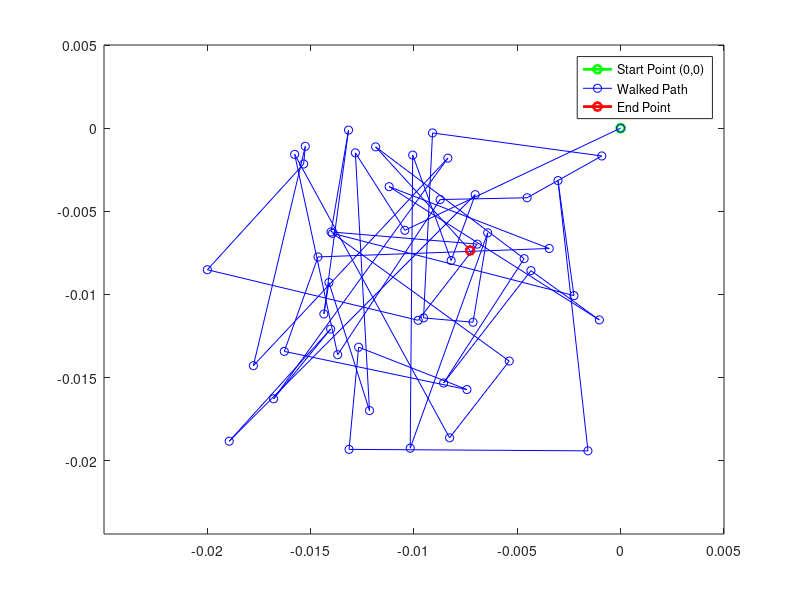

The MATLAB source for this figure:
%% Simulate Random Walk for 1 Particle that Starts at Origin in 2D

START_TIME        = 0; %sec
STOP_TIME         = 10; %sec
movements_per_sec = 5;
numberOfSteps = (STOP_TIME-START_TIME)*movements_per_sec;

rand_x_steps = 0.02*(rand((STOP_TIME-START_TIME)*movements_per_sec)-1);
rand_y_steps = 0.02*(rand((STOP_TIME-START_TIME)*movements_per_sec)-1);

particle_location = zeros(numberOfSteps,2);

xCoords = zeros((STOP_TIME-START_TIME)*movements_per_sec,1); %particle start loc is assume 0,0
yCoords = zeros((STOP_TIME-START_TIME)*movements_per_sec,1);


% loop through all steps
for step = 2 : numberOfSteps
    
	particle_location(step, 1) = particle_location(step, 1) + rand_x_steps(step);	
	particle_location(step, 2) = particle_location(step, 2) + rand_y_steps(step);
	% Now plot the walk so far.
	xCoords(step) = particle_location(step, 1);
	yCoords(step) = particle_location(step, 2);

end

%% Plot walked path
figure;
plot(xCoords(1),yCoords(1),'go-','LineWidth',2); 
hold on; 
plot(xCoords,yCoords,'bo-');
plot(xCoords(end),yCoords(end),'ro-','LineWidth',2);
xlim([min(xCoords)-0.005 max(xCoords)+0.005]), ylim([min(yCoords)-0.005 max(yCoords)+0.005]);
legend('Start Point (0,0)','Walked Path','End Point')
